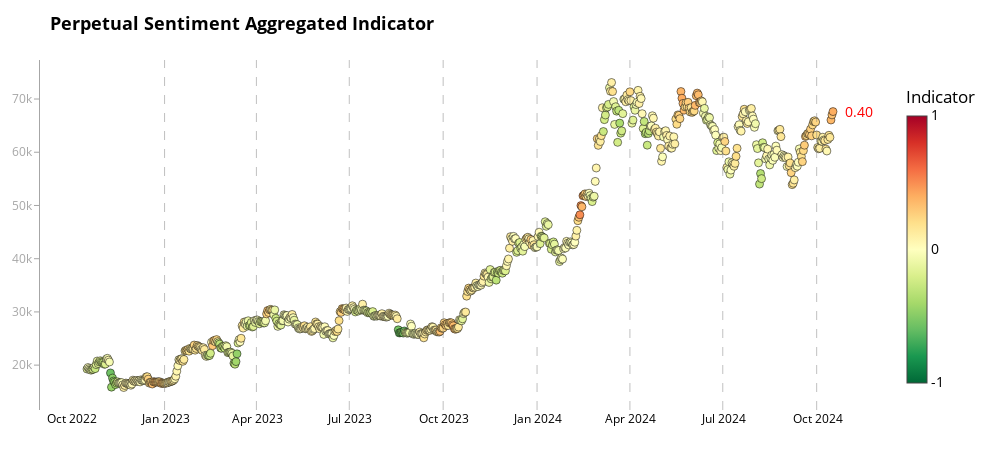

The notebook cell this image was saved under:
### Code cell
# Example usage
fig2 = chart_aggregate(merged_df, 'aggregate_indicator_equalweight', 'price_usd_close', "Perpetual Sentiment Aggregated Indicator")
fig2.show()
pio.write_html(fig2, file=f'bitcoin_analysis_prep_aggr_last_2year.html')
print("All charts have been displayed and saved as separate HTML files.")

### Figure 1 — Plotly figure (JSON) as saved in the notebook; plotly's stock layout.template omitted (floating-point values rounded to 4 significant figures; data arrays with more than 128 entries replaced by an {"elided": "..."} marker saying what was removed)
{"data": [{"hoverinfo": "text", "marker": {"cmax": 1, "cmin": -1, "color": {"elided": "732 float values"}, "colorbar": {"len": 0.9, "lenmode": "fraction", "thickness": 20, "ticktext": ["-1", "0", "1"], "tickvals": [-1, 0, 1], "title": {"text": "Indicator"}, "x": 1.02, "xpad": 10}, "colorscale": [[0.0, "rgb(0,104,55)"], [0.1, "rgb(26,152,80)"], [0.2, "rgb(102,189,99)"], [0.3, "rgb(166,217,106)"], [0.4, "rgb(217,239,139)"], [0.5, "rgb(255,255,191)"], [0.6, "rgb(254,224,139)"], [0.7, "rgb(253,174,97)"], [0.8, "rgb(244,109,67)"], [0.9, "rgb(215,48,39)"], [1.0, "rgb(165,0,38)"]], "line": {"color": "black", "width": 0.5}, "size": 8}, "mode": "markers", "text": {"elided": "732 str values"}, "x": {"elided": "732 str values"}, "y": {"elided": "732 float values"}, "type": "scatter"}], "layout": {"shapes": [{"line": {"color": "rgba(128, 128, 128, 0.7)", "dash": "dash", "width": 1}, "opacity": 0.7, "type": "line", "x0": "2022-12-31T00:00:00", "x1": "2022-12-31T00:00:00", "xref": "x", "y0": 0, "y1": 1, "yref": "y domain"}, {"line": {"color": "rgba(128, 128, 128, 0.7)", "dash": "dash", "width": 1}, "opacity": 0.7, "type": "line", "x0": "2023-03-31T00:00:00", "x1": "2023-03-31T00:00:00", "xref": "x", "y0": 0, "y1": 1, "yref": "y domain"}, {"line": {"color": "rgba(128, 128, 128, 0.7)", "dash": "dash", "width": 1}, "opacity": 0.7, "type": "line", "x0": "2023-06-30T00:00:00", "x1": "2023-06-30T00:00:00", "xref": "x", "y0": 0, "y1": 1, "yref": "y domain"}, {"line": {"color": "rgba(128, 128, 128, 0.7)", "dash": "dash", "width": 1}, "opacity": 0.7, "type": "line", "x0": "2023-09-30T00:00:00", "x1": "2023-09-30T00:00:00", "xref": "x", "y0": 0, "y1": 1, "yref": "y domain"}, {"line": {"color": "rgba(128, 128, 128, 0.7)", "dash": "dash", "width": 1}, "opacity": 0.7, "type": "line", "x0": "2023-12-31T00:00:00", "x1": "2023-12-31T00:00:00", "xref": "x", "y0": 0, "y1": 1, "yref": "y domain"}, {"line": {"color": "rgba(128, 128, 128, 0.7)", "dash": "dash", "width": 1}, "opacity": 0.7, "type": "line", "x0": "2024-03-31T00:00:00", "x1": "2024-03-31T00:00:00", "xref": "x", "y0": 0, "y1": 1, "yref": "y domain"}, {"line": {"color": "rgba(128, 128, 128, 0.7)", "dash": "dash", "width": 1}, "opacity": 0.7, "type": "line", "x0": "2024-06-30T00:00:00", "x1": "2024-06-30T00:00:00", "xref": "x", "y0": 0, "y1": 1, "yref": "y domain"}, {"line": {"color": "rgba(128, 128, 128, 0.7)", "dash": "dash", "width": 1}, "opacity": 0.7, "type": "line", "x0": "2024-09-30T00:00:00", "x1": "2024-09-30T00:00:00", "xref": "x", "y0": 0, "y1": 1, "yref": "y domain"}], "annotations": [{"align": "left", "font": {"color": "red", "size": 14}, "showarrow": false, "text": "0.40", "x": "2024-10-16T00:00:00", "xanchor": "left", "xshift": 10, "y": 67640.0, "yanchor": "middle"}], "title": {"font": {"color": "black", "size": 18, "weight": "bold"}, "text": "Perpetual Sentiment Aggregated Indicator"}, "font": {"color": "black", "size": 14}, "margin": {"l": 40, "r": 120, "t": 60, "b": 40}, "showlegend": false, "hovermode": "closest", "plot_bgcolor": "white", "paper_bgcolor": "white", "width": 1000, "height": 450, "xaxis": {"tickfont": {"color": "black", "size": 12}, "showgrid": false, "zeroline": false, "dtick": "M3", "tickformat": "%b %Y", "showline": false, "mirror": false}, "yaxis": {"tickfont": {"color": "rgba(128, 128, 128, 0.7)", "size": 12}, "showgrid": false, "zeroline": false, "showline": true, "linewidth": 1, "linecolor": "rgba(128, 128, 128, 0.7)", "mirror": false, "ticks": "outside", "ticklen": 5, "tickcolor": "rgba(128, 128, 128, 0.7)"}}}
